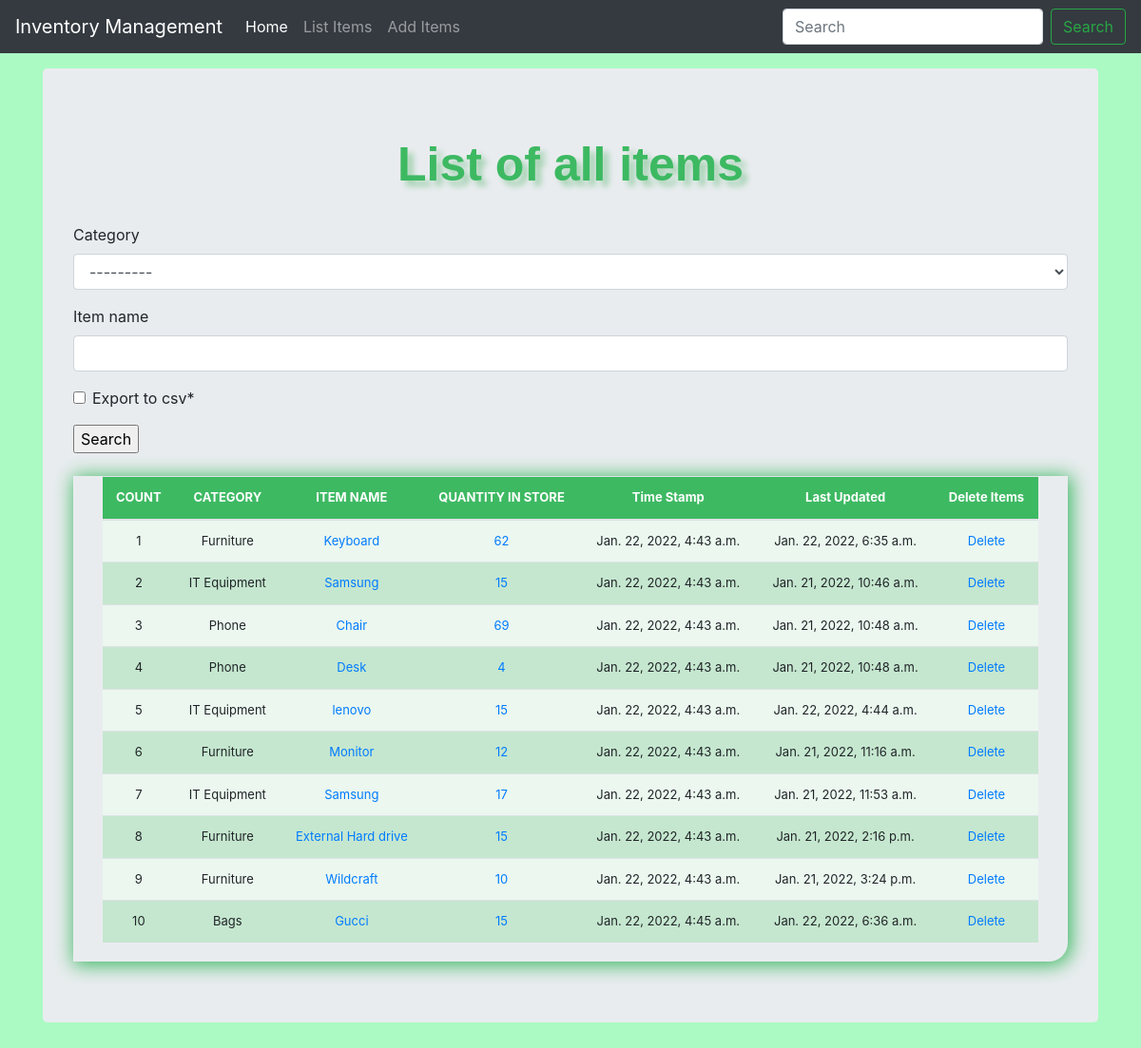
The app's page /list_items/ with its own data.
### inventorymgmt/models.py (models this page shows, shortened)
class Inventory(models.Model):
    category = models.ForeignKey(Category, on_delete=models.CASCADE, blank = 2)
    item_name = models.CharField(max_length=50, blank=True, null=True)
    quantity = models.IntegerField(default='0', blank=True, null=True)
    receive_quantity = models.IntegerField(default='0', blank=True, null=True)
    receive_by = models.CharField(max_length=50, blank=True, null=True)
    issue_quantity = models.IntegerField(default='0', blank=True, null=True)
    issue_by = models.CharField(max_length=50, blank=True, null=True)
    issue_to = models.CharField(max_length=50, blank=True, null=True)
    phone_number = models.CharField(max_length=50, blank=True, null=True)
    created_by = models.CharField(max_length=50, blank=True, null=True)
    reorder_level = models.IntegerField(default='0', blank=True, null=True)
    last_updated = models.DateTimeField(auto_now_add=False, auto_now=True)
    timestamp = models.DateTimeField(auto_now_add=True, auto_now=False)

class Category(models.Model):
	name = models.CharField(max_length=50, blank=True, null=True)
	def __str__(self):
		return self.name

### inventorymgmt/views.py (the view, shortened to what this page needs)
# urls.py: path('list_items/', views.list_items, name='list_items'),
def list_items(request):
    title = 'List of all items'
    form = InventorySearchForm(request.POST or None)
    queryset = Inventory.objects.all
    context = {
    "title": title,
    "form": form,
    "queryset": queryset,
    }
    return render(request, "list_items.html",context)

### inventorymgmt/forms.py
class InventorySearchForm(forms.ModelForm):
    export_to_CSV = forms.BooleanField(required="False")
    class Meta:
     model = Inventory
     fields = ['category', 'item_name']

### inventorymgmt/templates/list_items.html (shortened to what this page needs)
{% load static %}
{% load crispy_forms_tags %}
<!doctype html>
<html lang="en">
  <head>
<link href="{% static 'css/bootstrap.min.css' %}" rel="stylesheet">
<link href="{% static 'css/stylesheet.css' %}" rel="stylesheet">
    <link href="{% static 'css/navbar-top-fixed.css' %}" rel="stylesheet">
  </head>
  <body>
    {% include 'navbar.html' %}
<main role="main" class="container">
  <div class="jumbotron">
    <div class = "header">{{title}}</div>
    <br>
    <form method='POST' action=''>{% csrf_token %}
        {{form|crispy}}
            <input type="submit" value='Search'/>
    </form>
    <br>
    <div class="display_table">
     <table class='table'>
        <thead>
          <tr>
            <th>COUNT</th>
            <th>CATEGORY</th>
            <th>ITEM NAME</th>
            <th>QUANTITY IN STORE</th>
            <th>Time Stamp</th>
            <th>Last Updated</th>
            <th>Delete Items</th>
          </tr>
        </thead>
      {% for instance in queryset %}
          <tr>
            <td>{{forloop.counter}}</td>
            <td>{{instance.category}}</td>
            <td><a href="{% url 'update_items' instance.id %}">{{instance.item_name}}</a></td>
            <td><a href="{% url 'inventory_details' instance.id %}">{{instance.quantity}}</a></td>
            <td>{{instance.timestamp}}</td>
            <td>{{instance.last_updated}}</td>
            <td><a href="{% url 'delete_items' instance.id %}">Delete</a></td>
          </tr>
      {% endfor %}
    </table>
</div>
  </div>
</main>
      </body>
</html>

### inventorymgmt/templates/navbar.html (shortened to what this page needs)
<nav class="navbar navbar-expand-md navbar-dark fixed-top bg-dark">
    <a class="navbar-brand" href="/">Inventory Management</a>
    <div class="collapse navbar-collapse" id="navbarCollapse">
      <ul class="navbar-nav mr-auto">
          <li class="nav-item active">
              <a class="nav-link" href="/">Home <span class="sr-only">(current)</span></a>
            </li>
            <li class="nav-item">
              <a class="nav-link" href="/list_items">List Items</a>
            </li>
            <li class="nav-item">
              <a class="nav-link" href="/add_items" tabindex="-1" aria-disabled="true">Add Items</a>
            </li>
      </ul>
      <form class="form-inline mt-2 mt-md-0">
        <input class="form-control mr-sm-2" type="text" placeholder="Search" aria-label="Search">
        <button class="btn btn-outline-success my-2 my-sm-0" type="submit">Search</button>
      </form>
    </div>
  </nav>

### inventorymgmt/static/css/stylesheet.css (style rules this page uses)
body { background-color: #abfac3; }
.table { font-size: 13px; text-align: center; width: 95%; margin: auto; text-align: center; }
.table tr:nth-child(odd) { background: #ebf7ef }
.table tr:nth-child(even) { background: #c5e7cf }
th { background-color: #3db962; color: white; }
.display_table { border-bottom-right-radius: 20px; padding-left: 5px; padding-right: 5px; padding-bottom: 20px; box-shadow: 2px 2px 20px 2px #3db962; }
.header { font-family: helvetica; color: #3db962; font-size: 50px; text-align: center; width: 100%; text-shadow: 6px 6px 6px #a2d1b0; display: block; font-weight: bolder; }

### inventorymgmt/static/css/navbar-top-fixed.css (style rules this page uses)
body { min-height: 75rem; padding-top: 4.5rem; }

### records on screen
Inventory: category "Furniture", item_name "Keyboard", quantity "62", timestamp "Jan. 22, 2022, 4:43 a.m.", last_updated "Jan. 22, 2022, 6:35 a.m."
Inventory: category "IT Equipment", item_name "Samsung", quantity "15", timestamp "Jan. 22, 2022, 4:43 a.m.", last_updated "Jan. 21, 2022, 10:46 a.m."
Inventory: category "Phone", item_name "Chair", quantity "69", timestamp "Jan. 22, 2022, 4:43 a.m.", last_updated "Jan. 21, 2022, 10:48 a.m."
Inventory: category "Phone", item_name "Desk", quantity "4", timestamp "Jan. 22, 2022, 4:43 a.m.", last_updated "Jan. 21, 2022, 10:48 a.m."
Inventory: category "IT Equipment", item_name "lenovo", quantity "15", timestamp "Jan. 22, 2022, 4:43 a.m.", last_updated "Jan. 22, 2022, 4:44 a.m."
Inventory: category "Furniture", item_name "Monitor", quantity "12", timestamp "Jan. 22, 2022, 4:43 a.m.", last_updated "Jan. 21, 2022, 11:16 a.m."
Inventory: category "IT Equipment", item_name "Samsung", quantity "17", timestamp "Jan. 22, 2022, 4:43 a.m.", last_updated "Jan. 21, 2022, 11:53 a.m."
Inventory: category "Furniture", item_name "External Hard drive", quantity "15", timestamp "Jan. 22, 2022, 4:43 a.m.", last_updated "Jan. 21, 2022, 2:16 p.m."
Inventory: category "Furniture", item_name "Wildcraft", quantity "10", timestamp "Jan. 22, 2022, 4:43 a.m.", last_updated "Jan. 21, 2022, 3:24 p.m."
Inventory: category "Bags", item_name "Gucci", quantity "15", timestamp "Jan. 22, 2022, 4:45 a.m.", last_updated "Jan. 22, 2022, 6:36 a.m."

### other values on screen
{{ title }} "List of all items"
